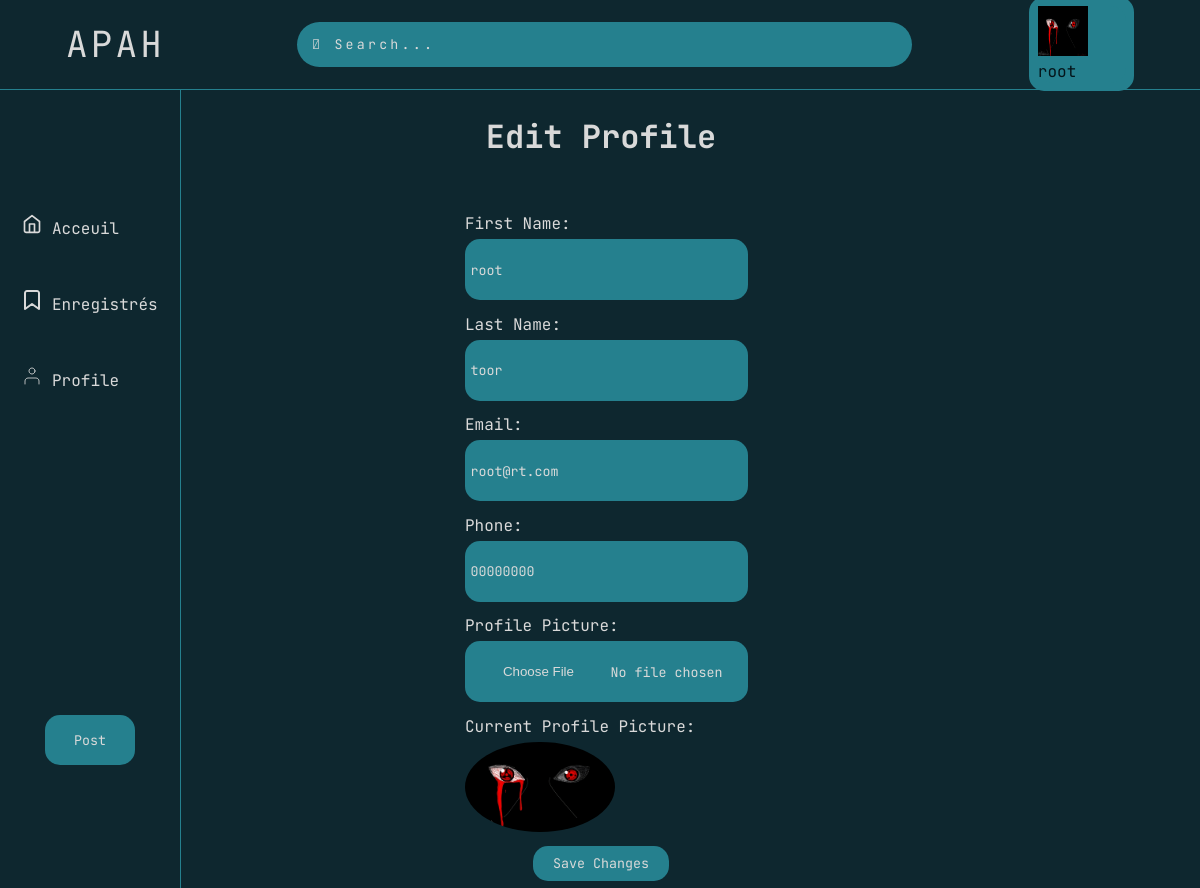
The page /profile/edit-profile/ (signed in) on the database its author committed.
### MyUser/models.py (models this page shows, shortened)
class User(AbstractBaseUser, PermissionsMixin):
    id = models.UUIDField( primary_key = True, unique=True,
         default = uuid.uuid4,  editable = False)
    email = models.EmailField(blank=True, default='', unique=True)
    fname = models.CharField(max_length=255, blank=True, default='')
    lname =  models.CharField(max_length=255, blank=True, default='')
    phone = models.CharField(max_length=12, blank=True, default='')
    profile_pic = models.ImageField(blank=True,upload_to="ids/")
    is_staff = models.BooleanField(default=False)
    date_joined = models.DateTimeField(default=timezone.now)
    objects = CustomUserManager()
    USERNAME_FIELD = 'email'
    EMAIL_FIELD = 'email'
    REQUIRED_FIELDS = ['phone','fname','lname']
    class Meta:
        verbose_name = 'User'
        verbose_name_plural = 'Users'

### MyUser/views.py (the view, shortened to what this page needs)
# urls.py: path('edit-profile/', views.edit_profile, name='edit_profile'),
def edit_profile(request):
    if request.user.is_authenticated:
        user = request.user
        return render(request, 'edit_profile.html', {'user': user})
    else:
        return redirect("mylogin")

### MyUser/templates/edit_profile.html (shortened to what this page needs)
{% extends 'base.html' %}
{% load static %}
{% block content %}
    <div class="profile-container modifie">
    <h1>Edit Profile</h1>
    <form method="POST" action="" enctype="multipart/form-data">
        <div class="profile-input">
            <label for="fname">First Name:</label>
            <input type="text" id="fname" name="fname" value="{{ user.fname }}" required class="input-profile">
        </div>
        <div class="profile-input">
            <label for="lname">Last Name:</label>
            <input type="text" id="lname" name="lname" value="{{ user.lname }}" required class="input-profile">
        </div>
        <div class="profile-input">
            <label for="email">Email:</label>
            <input type="email" id="email" name="email" value="{{ user.email }}" required class="input-profile">
        </div>
        <div class="profile-input">
            <label for="phone">Phone:</label>
            <input type="tel" id="phone" name="phone" value="{{ user.phone }}" required class="input-profile">
        </div>
        <div class="profile-input">
            <label for="profile_pic">Profile Picture:</label>
            <input type="file" id="profile_pic" name="profile_pic" accept="image/*" class="input-file">
        </div>
        {% if user.profile_pic %}
            <div class="profile-input">
                <p>Current Profile Picture:</p>
                <img src="{{ user.profile_pic.url }}" alt="Current Profile Picture" style="max-width: 150px; border-radius: 50%;">
            </div>
        {% endif %}
        <div class="profile-input submit">
            <button type="submit" class="input-btn">Save Changes</button>
        </div>
    </form>
</div>
    {% endblock %}

### templates/base.html (shortened to what this page needs)
<!DOCTYPE html>
{% load static %}
<html lang="en">
<head>
    <link rel="stylesheet" href="https://cdnjs.cloudflare.com/ajax/libs/font-awesome/4.7.0/css/font-awesome.min.css">
   <link rel="stylesheet" href="{% static 'css/styles.css' %}">
</head>
<body>
    <div class="nav-bar" id="blured">
        <div class="logo"><a href="{% url 'home' %}" class="logo">Apah</a></div>
        <div class="search-bar"><input type="text" name="search-bar" placeholder="&#61442; Search..." class="input"></div>
        {% if user.is_authenticated %}<a href="{% url 'mylogin' %}" class="sign-button"><div class="sign-button"><img src="{{ user.profile_pic.url | default:'/static/images/default_user.png' }}" alt="Profile Picture" height = 50px width = 50px >{{user.fname}}</div></a>
        {% else %}<a href="{% url 'mylogin' %}" class="sign-button"><div class="sign-button">S'identifier</div></a>
        {% endif %}
    </div>
   <div class="main-container" id="blured">
    <div class="side-bar">
        <div class="tab-container">
            <a href="{% url 'home' %}" class="tab home">
                Acceuil
            </a>
            <a href="{% url 'bookmark' %}" class="tab bookmarks">
                Enregistrés
            </a>
            <a href="{% url 'mylogin' %}" class="tab profile">
                Profile
            </a>
        </div>
        <div class="post">
            <button href="{% url 'home' %}" class="post-button" onclick="openForm()">Post</button>
        </div>
    </div>
    <div class="core-page">
        {% block content %}{% endblock %}
    </div>
</body>
</html>

### static/css/styles.css (style rules this page uses)
* { font-family: "JetBrains Mono" , monospace; margin: 0; padding: 0; }
body { background-color: #0E272F; display: flex; flex-direction: column; height: 100vh; }
.nav-bar { border-bottom: 1px solid #25808E; color: #D9D9D9; display: flex; flex-direction: row; width: 100%; align-items: center; justify-content: space-around; height: 10vh; }
.logo { text-transform: uppercase; font-size: 1.5em; letter-spacing: 0.2rem; }
.search-bar { width: 50%; height: 50%; }
.input { width: 100%; height: 100%; border-radius: 25px; background-color: #25808E; border: none; color: #D9D9D9; letter-spacing: 0.2rem; padding-left: 15px; }
::placeholder { color: #D9D9D9; text-size-adjust: bold; }
.sign-button { background-color: #25808E; border-radius: 15px; justify-content: center; padding: 0.7%; color: #04141A; text-decoration: none; }
.main-container { display: flex; flex-direction: row; height: 90vh; width: 100%; }
.side-bar { display: flex; flex-direction: column; gap: 25%; width: 15%; align-items: center; border-right:1px solid #25808E ; justify-content: space-evenly; height: 100%; }
.post { width: 50%; display: flex; align-items: center; }
.post-button { text-align: center; text-decoration: none; height: 100%; width: 100%; background-color: #25808E; border-radius: 15px; height: 50px; color: #D9D9D9; padding: 5%; border: 0; }
.tab-container { display: flex; height: 20vh; flex-direction: column; justify-content: space-between; }
.tab { text-decoration: none; color: #D9D9D9; }
.core-page { color: #D9D9D9; width: 70%; height: 100%; overflow-y: scroll; }
a { text-decoration: none; color: #D9D9D9; }
.profile-container { width: 100%; display: flex; flex-direction: column; justify-content: center; align-items: center; margin-top: 3%; gap: 25px; }
.modifie>form { padding: 2%; }
.profile-input { margin-top: 5%; display: flex; gap: 5px; flex-direction: column; justify-content: space-between; width: 100%; }
.profile-input>input { padding: 2%; width: 100%; height: 50px; border-radius: 15px; border: 0; background-color: #25808E; color: #D9D9D9; align-items: center; }
.input-btn { background-color: #25808E; height: 35px; width: 50%; border: 0; border-radius: 15px; color: #D9D9D9; }
.submit { align-items: center; }

### rows shown on the page
User: profile_pic (picture), fname "root", lname "toor", email "root@rt.com", phone "00000000"
